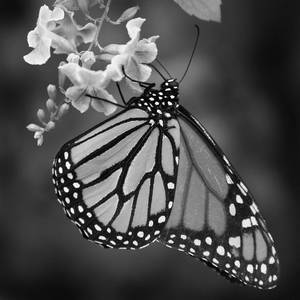
#> input picture test3.jpg, 300 x 300 px
$ jupyter execute problema_2.ipynb
#> lines starting #> are read from the running program, lines starting #| are printed output that depends on the picture; after the words box and inside, x2 and y2 are one past the last pixel; in counts of white or black regions, pixels touching at a corner belong together
[cell 1]
import cv2
import matplotlib.pyplot as plt
import numpy as np
import PIL as pl

import denoise as dn

## explicações

Toda imagem funciona como uma matriz.
<br>
As em cinza são as matrizes mais simples. Elas são apenas dois vetores com x pixels por y pixels.
<br>
Ex:

[cell 2]
img = cv2.imread('test3.jpg')
#> img is the input picture: shape (300, 300, 3); min 0, max 255, mean 77.7
img_ = cv2.cvtColor(img, cv2.COLOR_BGR2GRAY) #cinzando a imagem que antes era RGB

plt.imshow(img_,cmap='gray')

[cell 3]
print(img_) #mostrando sua matriz
#> (printed output is left out)

[cell 4]
img_.shape # veja, são dois vetores com cada um com o seu número de pixels
#> Out = (300, 300)

para que ele possa ser averiguado em um filtro de mediana com matrix 3x3, todos esses Y * X pixels existentes
devem ser organizados em uma matriz com (Y * X)/(3 * 3) vetores de pixels, com cada um contendo 3x3 pixels organizados em uma matriz 3x3. <br>
Ex:

[cell 5]
x,y = img_.shape
#> x = 300; y = 300

d = 3 # n da dimensão de matriz que queremos

nova_img = img_.reshape(((x*y)//(d*d)),d,d)

nova_img

[cell 6]
plt.imshow(nova_img) # veja que neste formato ela não pode ser interpretada
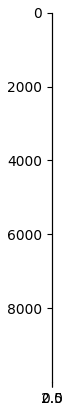
#> figure drawn by matplotlib, 1 panel

[cell 7]
# vimos acima, que no seu novo tamanho, ela já uma matriz com N pixels 3x3,
# pronta para ser filtrada, mas vamos ter ctz disso nisso aqui

nova_img.shape
#> Out = (10000, 3, 3)

[cell 8]
#podemos trazer-la de volta ao formato original assim

shape_or = img_.shape # tamanho da imagem original (cinza)
#> shape_or = (300, 300)

res_img = nova_img.reshape(shape_or)


plt.imshow(res_img,cmap='gray')

[cell 9]
#seria inviável trabalhar com a original, pois ela sim possui um escalonamento de matriz diferente por ser RGB
img.shape # imagem original
#> Out = (300, 300, 3)

[cell 10]
img

só em projetos avançados para brincar-mos isso acima
<br>

<hr>

 vamos criar uma função para adicionar ruído a imagem original (cinza)

[cell 11]
#criando função para o ruido impulsivo (sal e pimenta)
def adicionar_ruido(img_or_, modo='s&p',grau=.4):
    img_n =np.zeros(img_or_.shape) #criando uma nova img a partir da original
    linhas , colunas = img_n.shape #pegando o numero de linhas e colunas da imagem
    n_pixels = linhas*colunas
    if 's' in modo:
      pixels = np.random.randint(300, int(10000)) # número de pixels com sal
      for i in range(pixels):
          y_coord=np.random.randint(0, linhas - 1) #escolhendo de maneira aleatoria onde o ruido de sal vai cair nas linhas da imagem
          x_coord=np.random.randint(0, colunas - 1) #escolhendo de maneira aleatoria onde o ruido de sal vai cair nas colunas da imagem
          img_n[y_coord][x_coord] = np.random.randint(90,255) #adicinando o sal, com pixelagem de 90 a 255, sendo escolhido no aleatório

    if 'p' in modo:
      pixels = np.random.randint(300,int(10000)) # número de pixels com pimenta
      for i in range(pixels):
          y_coord=np.random.randint(0, linhas - 1) #escolhendo de maneira aleatoria onde o ruido de pimenta vai cair nas linhas da imagem
          x_coord=np.random.randint(0, colunas - 1) ##escolhendo de maneira aleatoria onde o ruido de pimenta vai cair nas colunas da imagem
          img_n[y_coord][x_coord] = np.random.randint(0,10) #adicinando a pimenta, com pixelagem de 0 a 10, sendo escolhido no aleatório

    return cv2.add(img_or_,img_n.astype(np.uint8)) #retornando a matrix da imagem já ruidosa como uint8 para não dá erro na sua acoplagem ou subtração com a original

[cell 12]
img_ruido = adicionar_ruido(img_)
#> after the loop in adicionar_ruido, `for i in range(pixels):`:
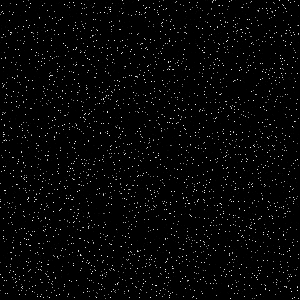
#> img_n: shape (300, 300) float64; min 0, max 254, mean 5.7

plt.imshow(img_ruido,cmap='gray')

como o trabalho envolve o uso de mediana, eu achei legal fazer a mediana a mão msm

[cell 13]
def mediana2D(arr):
    lista_n = [] #criando uma nova lista para que nela seja ordenada o pixel 3x3 e assim seja pega a sua mediana
    for l in arr:
        for p in l:
            lista_n.append(p)
    lista_n.sort()

    #agora ordenado em uma lista de 1D, vamos pegar a danadinha da mediana

    #simples, nem deveria comentar aqui
    # caso o numero de termos for par, ele vai pegar os dois termos que estão no meio
    #e tirar a sua média, e assim encontrar a mediana, fim!
    if not len(lista_n)%2:
        casa_n1 = len(lista_n)//2
        casa_n2 = casa_n1 + 1
        mediana = (lista_n[casa_n2]+lista_n[casa_n1])/2
        return mediana

    #se for impar, ele simplesmente vai pegar o danadinho que tiver no meio, fim!
    else:
        casa_n1 = len(lista_n)//2
        casa_n = casa_n1
        mediana = lista_n[casa_n]
        return mediana

[cell 14]
#vamos criar um pixel 3x3 para testar isso

pixel_test = [[23,55,76],
              [20,26,24],
              [26,21,22]]

mediana_m = mediana2D(pixel_test) # nossa mediana
mediana_r = np.median(pixel_test) # mediana real

print(f'nossa mediana -> [{mediana_m}] | mediana real -> [{mediana_r}]')

[cell 15]
pixel_test

[cell 16]
def mediana2D_filtro(arr,modo='med',T=10):
    nova_arr = arr #criando um novo pixel apartir do original
#    desv = desv_pixel(arr)
    mediana_ = mediana2D(arr) #pegando a mediana do pixel
    c = 0 #criando a interação da coluna que ele vai percorrer
    l = 0 #criando a interação da linha que ele vai andar

    for lin in arr: #andando as linhas das colunas
        for p in lin: #andando no número das linhas
           # print(f'o q eh:{p} | oq tô pegando {arr[c][l]}')

            #lembrando, que o T é o filtro mestre deste filtro mediano
            #usar a condição de p>mediana para mudar, não vai tirar a pimenta do pixel 3x3, pois ela é muito pequena
            # mas com tudo, deixei ao critério em qual vcs vão querer usar

            # modo = "max" vai pegar os p que forem maior que a mediana ser igual a mediana
            # modo = "T" vai pegar os p que tiver a uma distância maior T da mediana, e igualar a ela

            if modo=='T':
              #print(f"vc escolheu o T={T}")
              if abs(p-mediana_)>T:
                  p = mediana_ # se a diferença do pixel para a mediana, for maior do que é aceita pelo parâmetro T, este pixel é trocado pela mediana
                  nova_arr[c][l] = p #e ele é adicionado de volta ao conjunto de pixels 3x3
              else:
                  nova_arr[c][l] = p # eu N vi nada

            elif modo=='med':
              #print('vc escolheu maxMed')
              if p>mediana_:
                  p = mediana_ # se o pixel em questão for maior do que a mediana, o danadinho será imediatamente substituído pela mediana
                  nova_arr[c][l] = p #e ele é adicionado de volta ao conjunto de pixels 3x3
              else:
                  nova_arr[c][l] = p # eu N vi nada

            l = l+1 # fazer o código andar nas linhas
        c = c+1 # fazer o código percorrer as colunas
        l = 0 #toda vez que o código terminar uma linha, em uma coluna, ele deve recomeçar sempre do zero, pq se não vai tentar andar em casas que não existem
    return np.array(nova_arr)

[cell 17]
#testando isso no pixel real

pixel_test = [[23,55,76],
              [20,26,24],
              [26,21,22]]

px = np.array(pixel_test)
print(f'pixel anterior: \n {px}\n')

pixel_filtrado = mediana2D_filtro(px)


print(f'pixel filtrado: \n {np.array(pixel_filtrado)}')

com isso, vamos fazer com que este filtro percorra todas as matrizes 3x3 da imagem, por assim filtrando todos os pixels dela.

[cell 18]
#função para retirar o ruído (pela mediana de cada pixel de matriz)
def retirar_ruido(img_ori,modo="med",T=5,prt=True):
    rest_pixel = img_ori[0:(img_ori.shape[0]-(img_ori.shape[0]%9))] # tirando o excesso da imagem que não poderar ser organizada em pixels 3x3
    img_3D_ = img_ori.reshape((img_ori.shape[0]*img_ori.shape[1])//9,3,3) # reorganizando a imagem cinza, em pixels 3x3
    nova_img = np.zeros(img_3D_.shape) #np.zeros(img_3D.shape)
    i = 0 # interação para contagem de índices
    c = 0 # interação para percorrer as colunas
    l = 0 # interação para andar as linhas

    #visitando os pixels 3x3 e filtrando eles com a mediana
    size = len(img_3D_) # pegando o número de pixels 3x3
    for pixel in img_3D_:

        #print simples para mostrar a nossa taxa de produção
        if prt==True:
          print(f'indice: {i}/{size} ({(i*100/size):.2f}%)')
        #print(pixel)
        # criando novo pixel filtrado
        # um novo homem, que aceitou as boas novas da mediana, (sobre o regime do filtro T)
        novo_pixel = mediana2D_filtro(pixel,modo=modo,T=T)
        #print(novo_pixel)
        # devolvendo o colega para a casa dele
        nova_img[c] = novo_pixel

        c = c+1 # interação para fazer o código sair do lugar
        i+=1 # interação para fazer o índice de produção saber em qual percudo estamos

    print('então...') # tentei fazer uma piadoca, mas não consegui ;-;
    nova_im = nova_img.reshape(*img_ori.shape) # reorganizando a imagem do jeito que a pegamos
    # muito foda, né?

    print('foi... sheipado') # melhor do que academia :)
    return nova_im

Agora, vamos testar isso feito.

[cell 19]
img_ruido = adicionar_ruido(img_)
#> call 2 of adicionar_ruido, with modo = 's&p', grau = 0.4
#> after the loop in adicionar_ruido (call 2), `for i in range(pixels):`:
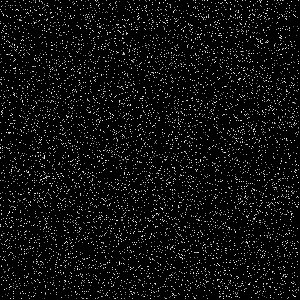
#> img_n: shape (300, 300) float64; min 0, max 254, mean 15

plt.imshow(img_ruido,cmap='gray')
plt.title('imagem com ruído impulsivo')
plt.show()


img_filtrada = retirar_ruido(img_ruido,prt=False)
#> in retirar_ruido, `rest_pixel = img_ori[0:(img_ori.shape[0]-(img_ori.shape[0]%9))]`:
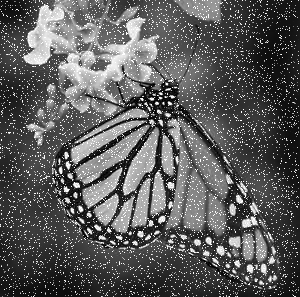
#> rest_pixel: shape (297, 300); min 0, max 255, mean 90.9
#> in retirar_ruido, `size = len(img_3D_)`: size = 10000
#> the loop in retirar_ruido, `for pixel in img_3D_:` made 10000 passes
#> pixel on passes 23 to 25: [[135, 141, 135], [139, 255, 149], [255, 149, 146]], [[255, 146, 148], [151, 153, 154], [153, 150, 149]], [[147, 161, 154], [143, 125, 78], [46, 59, 207]]

plt.imshow(img_filtrada,cmap='gray')
plt.title('imagem com fitro de mediana 3x3 aplicado')
plt.show()

### histogramas

para tal, vamos usar o pillow para se trabalhar com os histogramas, já que o que era para ser feito a mão, já fizemos. <br>
Vamos salvar as imagens para serem lidas pelo pillow e poderem ser trabalhadas nele.

[cell 20]
cv2.imwrite('imgs/img_gray.png',img_) #salvando a imagem cinza na pasta 'imgs'

img_r = adicionar_ruido(img_)
#> call 3 of adicionar_ruido, with modo = 's&p', grau = 0.4
#> after the loop in adicionar_ruido (call 3), `for i in range(pixels):`:
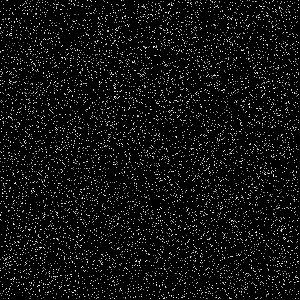
#> img_n: shape (300, 300) float64; min 0, max 254, mean 16.2
#> after the loop in adicionar_ruido (call 3), `for i in range(pixels):`:
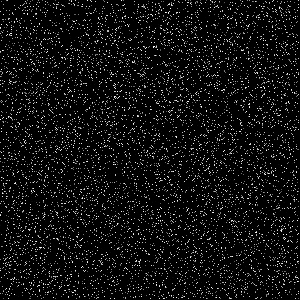
#> img_n: shape (300, 300) float64; 4.55% of pixels changed, all inside (x1, y1, x2, y2) = (0, 0, 299, 299)
cv2.imwrite('imgs/img_rui.png',img_r) # // // imagem com ruído

img_d = retirar_ruido(img_r,prt=False)
#> call 2 of retirar_ruido, with modo = 'med', T = 5, prt = False
#> in retirar_ruido (call 2), `rest_pixel = img_ori[0:(img_ori.shape[0]-(img_ori.shape[0]%9))]`:
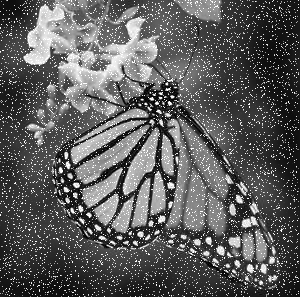
#> rest_pixel: shape (297, 300); min 0, max 255, mean 91.4
#> the loop in retirar_ruido (call 2), `for pixel in img_3D_:` made 10000 passes
#> pixel on passes 1 to 3: [[17, 17, 16], [16, 15, 15], [148, 214, 14]], [[14, 14, 14], [14, 14, 14], [14, 17, 17]], [[18, 20, 21], [23, 24, 24], [25, 28, 30]]
#> in retirar_ruido (call 2), `nova_im = nova_img.reshape(*img_ori.shape)`:
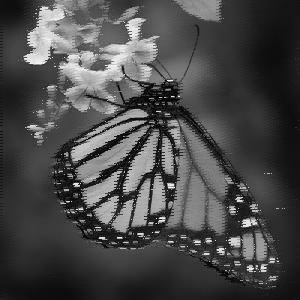
#> nova_im: shape (300, 300) float64; min 0, max 246, mean 72.9
cv2.imwrite('imgs/img_den.png',img_d) # // // imagem com filtro aplicado
#> Out = True

Agora, vamos ler elas pelo pillow.

[cell 21]
img_g = pl.Image.open('imgs/img_gray.png')
img_r = pl.Image.open('imgs/img_rui.png')
img_d = pl.Image.open('imgs/img_den.png')

[cell 22]
img_g

[cell 23]
img_r

[cell 24]
img_d

Com isso, vamos agora plotar os seus histogramas.

[cell 25]
# tirando o histograma de cada uma

imgR = (img_r.histogram())
imgG = (img_g.histogram())
imgD = img_d.histogram()

[cell 26]
plt.style.use('seaborn')

fig, ax = plt.subplots(figsize=(16,9))
plt.plot(imgG,label='original')
plt.plot(imgR,label='imagem com ruído',c='orange')
plt.plot(imgD,label='filtro de mediana')
plt.title('diferença do histograma das 3 imagens presentes no trabalho',fontweight='bold')
plt.legend()
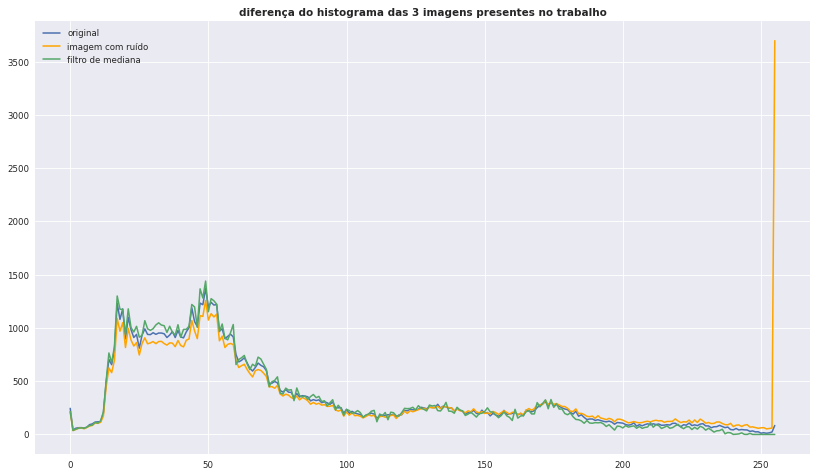
#> figure drawn by matplotlib, 1 panel; curve peaks at x = 49, y = 1370; curve peaks at x = 255, y = 3697; curve peaks at x = 49, y = 1440

Agora, o que na minha opinião é o gráfico mais elegante até aqui: o infográfico com 6 gráficos diferentes referentes ao que foi apresentado aí em cima.

[cell 27]
plt.style.use('classic')

fig,axs = plt.subplots(ncols=3,nrows=2,figsize=(16,9))

axs[0][0].imshow(img_g,'gray')
axs[0][0].set_title('imagem original')

axs[0][1].imshow(img_r,'gray')
axs[0][1].set_title('imagem com ruído')

axs[0][2].imshow(img_d,'gray')
axs[0][2].set_title('imagem com ruído com filtro de medi.')

axs[1][0].plot(imgG,c='blue')
axs[1][0].set_title('hist. da imagem acima')


axs[1][1].plot(imgR,c='orange')
axs[1][1].set_title('hist. da imagem acima')

axs[1][2].plot(imgD,c='green')
axs[1][2].set_title('hist. da imagem acima')


#plt.savefig('histo_blocs.png',dpi=800)
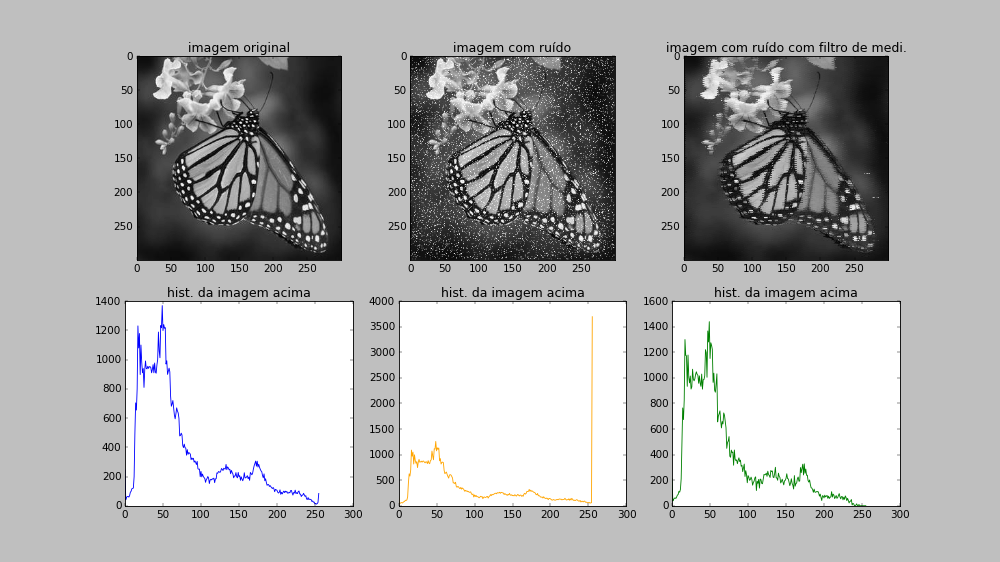
#> figure drawn by matplotlib, 6 panels; panel 4: curve peaks at x = 49, y = 1370; panel 5: curve peaks at x = 255, y = 3697; panel 6: curve peaks at x = 49, y = 1440

$ run again, with test2.jpg copied over test3.jpg
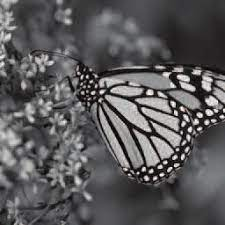
#> input picture test2.jpg, 225 x 225 px
#> img is the input picture: shape (225, 225, 3); mean B, G, R 90.4, 88.7, 90
#> (printed output is left out)
#> after the loop in adicionar_ruido (call 2), `for i in range(pixels):`:
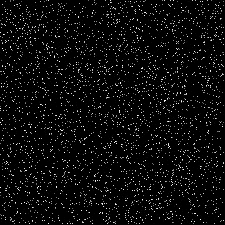
#> img_n: shape (225, 225) float64; min 0, max 254, mean 11.6
#> size = 5625
#> the loop in retirar_ruido, `for pixel in img_3D_:` made 5625 passes
#> pixel on passes 23 to 25: [[57, 57, 65], [57, 57, 57], [57, 57, 57]], [[253, 57, 56], [56, 179, 54], [53, 52, 52]], [[59, 52, 53], [54, 55, 65], [56, 57, 54]]
#> the loop in retirar_ruido (call 2), `for pixel in img_3D_:` made 5625 passes
#> pixel on passes 1 to 3: [[142, 147, 166], [255, 201, 193], [187, 189, 194]], [[180, 181, 179], [189, 199, 185], [182, 170, 139]], [[101, 76, 71], [72, 69, 65], [70, 70, 71]]
#> `cv2.imwrite('imgs/img_den.png',img_d)`: Out = True
#> `[cell 26] plt.style.use('seaborn')  fig, ax = plt.subplots(figsize=(16..`:
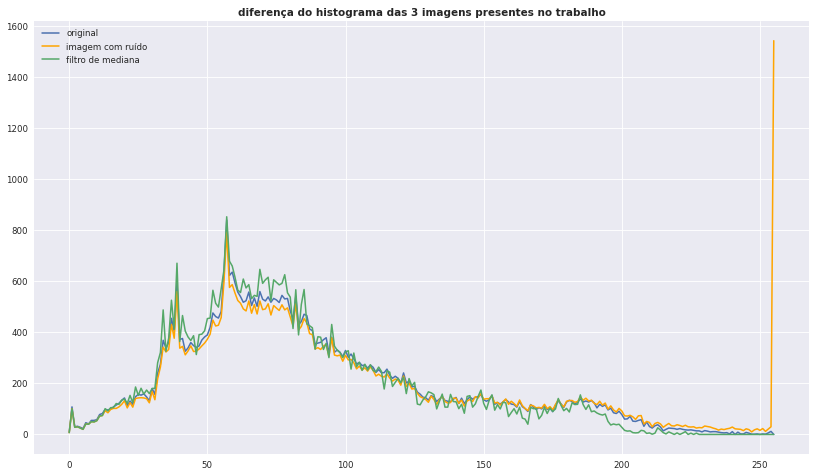
#> figure drawn by matplotlib, 1 panel; curve peaks at x = 57, y = 840; curve peaks at x = 255, y = 1543; curve peaks at x = 57, y = 853

$ run again, with base.png saved as test3.jpg
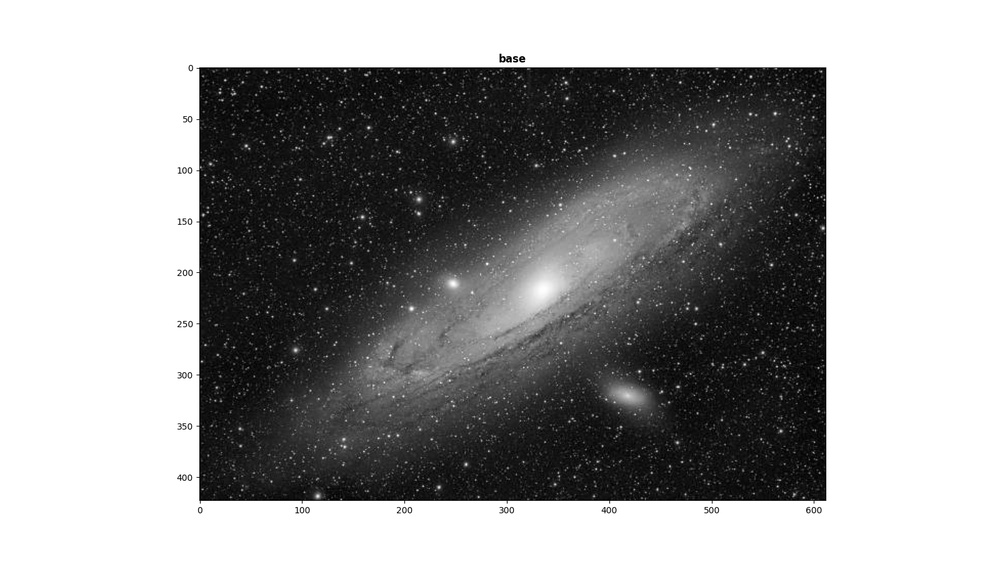
#> input picture base.png, 1000 x 562 px, shrunk from 1600 x 900 before the run
#> img is the input picture: shape (562, 1000, 3); min 0, max 255, mean 154
#> (printed output is left out)
#> after the loop in adicionar_ruido (call 3), `for i in range(pixels):`:
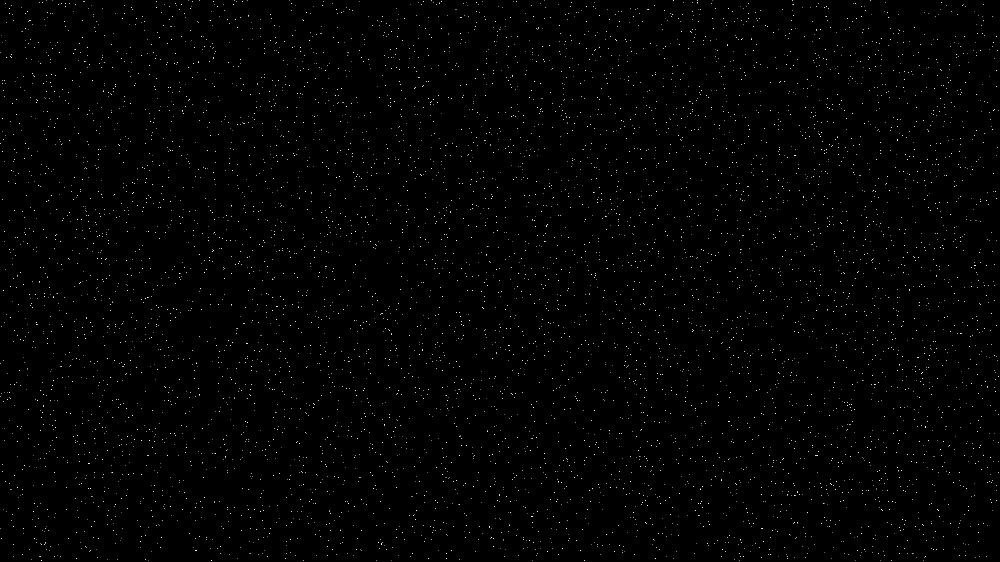
#> img_n: shape (562, 1000) float64; min 0, max 254, mean 2.1
